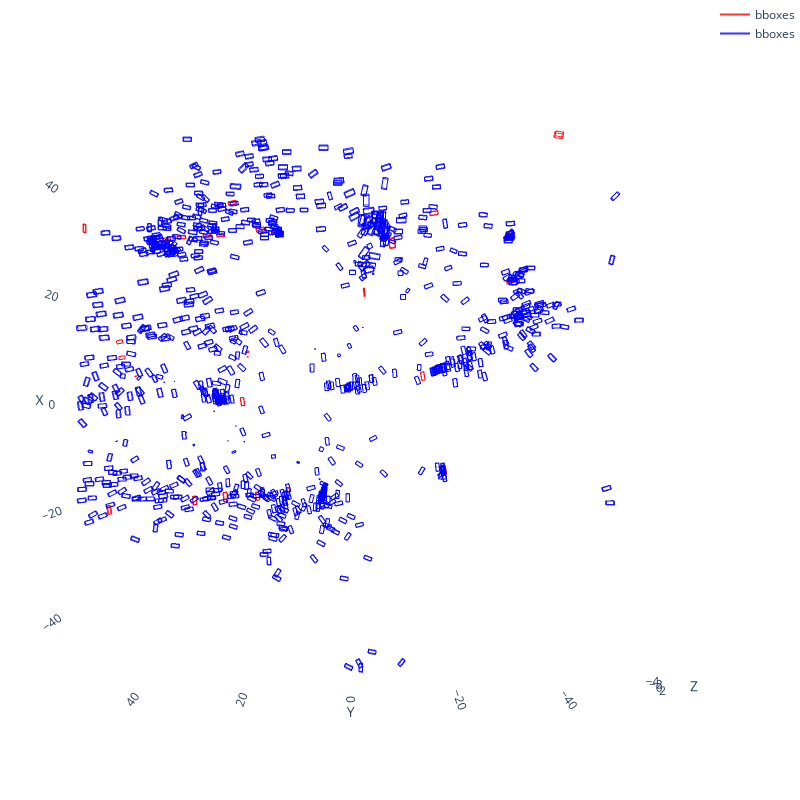

This figure's notebook cell:
### Code cell
gt_bbox = torch.load('gt_bbox.pt')
bbox_preds = torch.load('bbox_preds.pt')
for_all = plot_bboxes_plotly(gt_bbox,color='red',show_center=False)
for_all_with_preds = plot_bboxes_plotly(bbox_preds,show_center=False,fig=for_all)
for_all_with_preds.show()

### Figure 1 — Plotly figure (JSON) as saved in the notebook; plotly's stock layout.template omitted (floating-point values rounded to 4 significant figures; data arrays with more than 128 entries replaced by an {"elided": "..."} marker saying what was removed)
{"data": [{"line": {"color": "red", "width": 2}, "mode": "lines", "name": "bboxes", "opacity": 0.8, "showlegend": true, "type": "scatter3d", "x": {"elided": "1116 float values"}, "y": {"elided": "1116 float values"}, "z": {"elided": "1116 float values"}}, {"line": {"color": "blue", "width": 2}, "mode": "lines", "name": "bboxes", "opacity": 0.8, "showlegend": true, "type": "scatter3d", "x": {"elided": "32400 float values"}, "y": {"elided": "32400 float values"}, "z": {"elided": "32400 float values"}}], "layout": {"height": 800, "margin": {"b": 0, "l": 0, "r": 0, "t": 0}, "paper_bgcolor": "white", "plot_bgcolor": "white", "scene": {"aspectmode": "data", "camera": {"eye": {"x": 0, "y": 0, "z": 4}, "projection": {"type": "perspective"}}, "xaxis": {"backgroundcolor": "white", "title": {"text": "X"}}, "yaxis": {"backgroundcolor": "white", "title": {"text": "Y"}}, "zaxis": {"backgroundcolor": "white", "title": {"text": "Z"}}}, "width": 800}}
